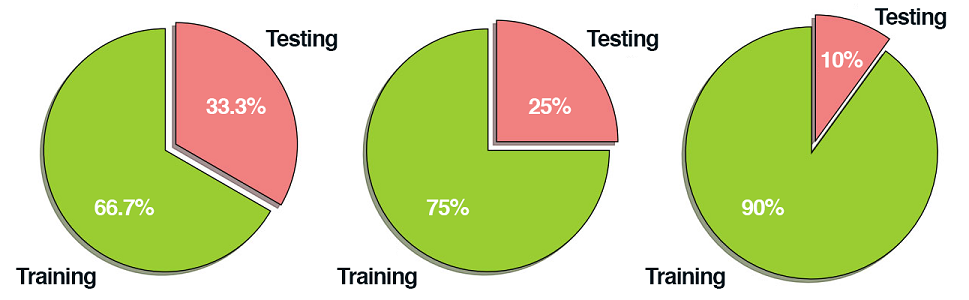
#> input picture 1/opencv/4.png, 969 x 300 px
$ python 2get_and_set.py --image 4.png
#> lines starting #> are read from the running program, lines starting #| are printed output that depends on the picture; after the words box and inside, x2 and y2 are one past the last pixel; in counts of white or black regions, pixels touching at a corner belong together
from __future__ import print_function
import argparse
import cv2

ap = argparse.ArgumentParser()
ap.add_argument("-i", "--image", required = True,
                help = "Path to the image")
args = vars(ap.parse_args())

image = cv2.imread(args["image"])
#> image is the input picture: shape (300, 969, 3); mean B, G, R 156.4, 214.4, 207.1

# accessing pixels now
(b, g, r) = image[0, 0]
#> b = 255; g = 255; r = 255
print("Pixel at (0, 0) - Red: {}, Green: {}, Blue: {}".format(r, g, b))
#| Pixel at (0, 0) - Red: 255, Green: 255, Blue: 255

# manipulating pixels at (0, 0) now
image[0, 0] = (0, 0, 255) # opencv stores pixels in BGR format
#> image: shape (300, 969, 3); under 0.01% of pixels changed, all inside (x1, y1, x2, y2) = (0, 0, 1, 1)
(b, g, r) = image[0, 0]
#> b = 0; g = 0
print("Pixel at (0, 0) - Red: {}, Green: {}, Blue: {}".format(r, g, b))
#| Pixel at (0, 0) - Red: 255, Green: 0, Blue: 0

# accessing portion of the image
corner = image[0:100, 0:100]
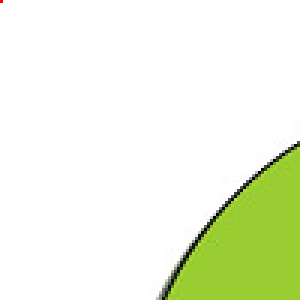
#> corner: shape (100, 100, 3) (shown 3 times larger); mean B, G, R 224.1, 245.6, 238.6
cv2.imshow("Corner", corner)

image[0:100, 0:100] = (0, 255, 0)
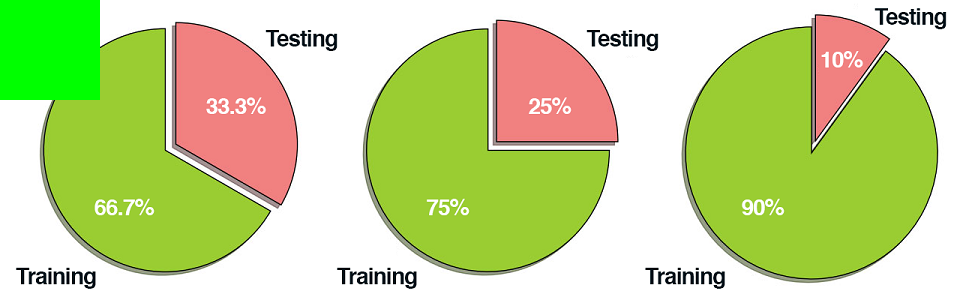
#> image: shape (300, 969, 3); mean B, G, R 148.7, 214.7, 198.9

cv2.imshow("Updated", image)
cv2.waitKey(0)
